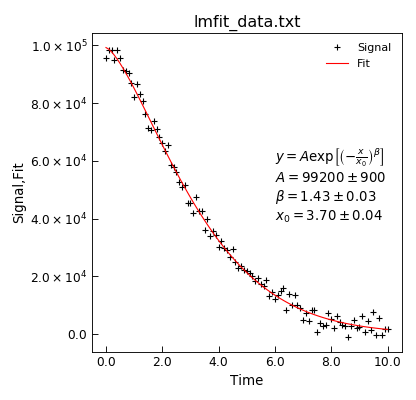

The script that drew this image:
"""Example of using lmfit to do a bounded fit."""
from Stoner import Data
from Stoner.Fit import StretchedExp

#Load dat and plot
d=Data("lmfit_data.txt",setas="xy")

# Do the fit
d.lmfit(StretchedExp,result=True,header="Fit",prefix="")
# plot
d.setas="xyy"

d.plot(fmt=["+","-"])
# Make apretty label using Stoner.Util methods
text="$y=A\\exp\\left[\\left(-\\frac{x}{x_0}\\right)^\\beta\\right]$\n"
text+=d.annotate_fit(StretchedExp,text_only=True)
d.text(6,4E4,text)
#Adjust layout NB pass-through method to pyplot used here
d.tight_layout()
